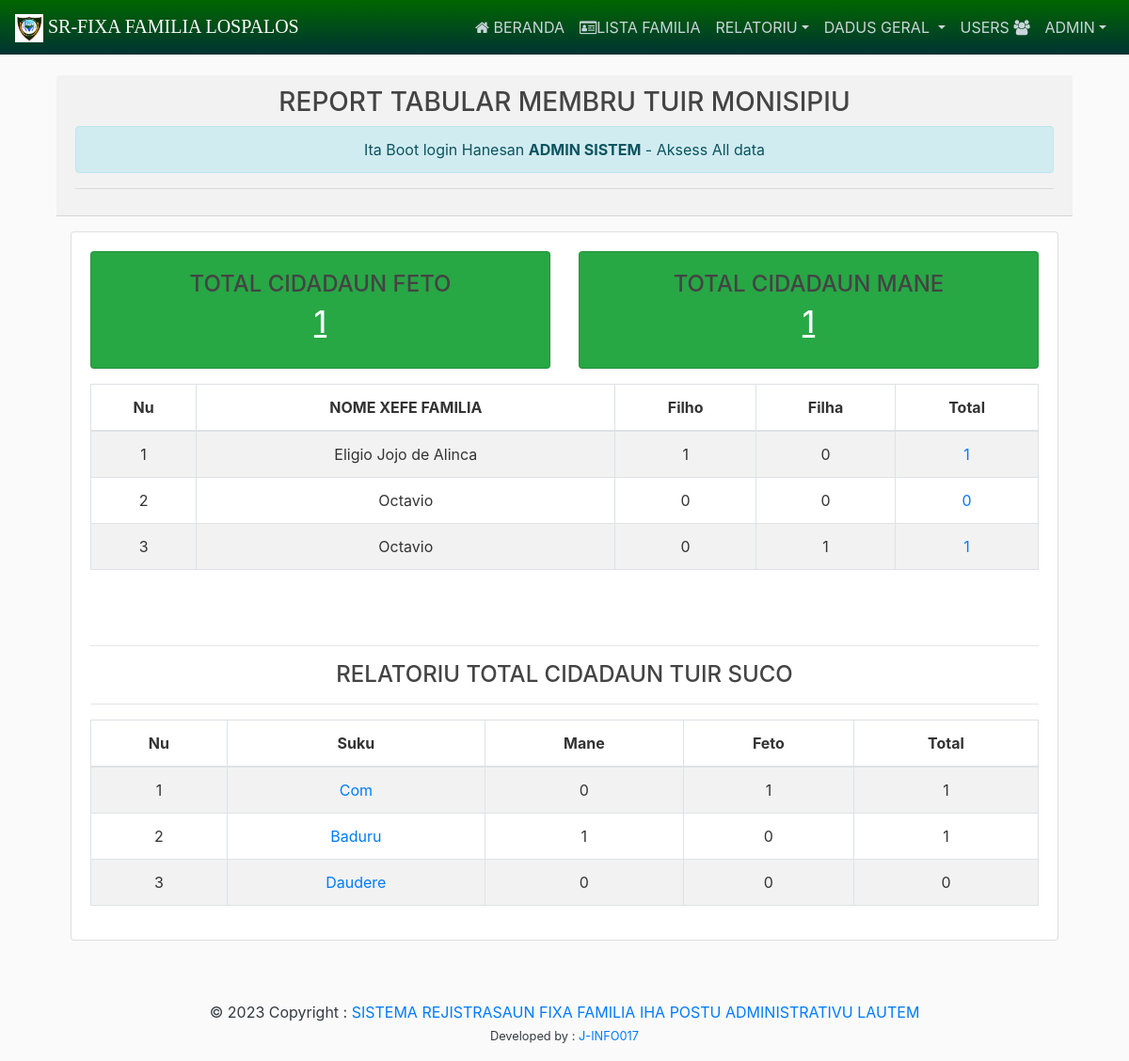
/Report/Report-Tabular-Candidatos-munisipiu/ (signed in), run on the app's committed database.
### FixaApp/models.py (models this page shows, shortened)
class ChefeFamilia(models.Model):
	municipality = models.ForeignKey(Municipality, on_delete=models.CASCADE,null=True,verbose_name="Munisipiu")
	administrativepost = models.ForeignKey(AdministrativePost, on_delete=models.CASCADE,null=True,verbose_name="Postu Administrativu")
	village = models.ForeignKey(Village, on_delete=models.CASCADE,null=True,verbose_name="Suku")
	tinan  = models.ForeignKey(Tinan, on_delete=models.CASCADE, null=True, blank=True)
	nu_Fixa = models.CharField(max_length=50, null=True, blank=True)
	xefe_Familia = models.CharField(max_length=100,null=True)
	aldeia = models.ForeignKey(Aldeia, on_delete=models.CASCADE,null=True,blank=True)
	image = models.ImageField(upload_to='XefeFamilia/', null=True,blank=True)

### custom/models.py (models this page shows, shortened)
class Village(models.Model):
	administrativepost = models.ForeignKey(AdministrativePost, on_delete=models.CASCADE, null=True)
	name = models.CharField(max_length=100)

### report/views.py (the view, shortened to what this page needs)
# urls.py: path('Report-Tabular-Candidatos-munisipiu/', ReportTabular, name="ReportTabular"),
@login_required()
def ReportTabular(request):  # Changed from 'filters' to 'request' for standard Django practice
    is_admin = request.user.is_superuser
    if is_admin:
        total_seksu_Mane = DetCidadaun.objects.filter(seksu="Mane").count()
        total_seksu_Feto = DetCidadaun.objects.filter(seksu="Feto").count()
        data_suco = Village.objects.all()
        data_mun = ChefeFamilia.objects.all()
    loopingCandidatoseksu = []
    for family in data_mun:
        total_Mane = DetCidadaun.objects.filter(
            chafeFAmila_id=family.id,
            seksu="Mane"
        ).count()
        total_Feto = DetCidadaun.objects.filter(
            chafeFAmila_id=family.id,
            seksu="Feto"
        ).count()
        total_estudante = DetCidadaun.objects.filter(
            chafeFAmila_id=family.id
        ).count()
        loopingCandidatoseksu.append({
            'id': family.id,
            'xefe_Familia': family.xefe_Familia,
            'total_seksu_Mane': total_Mane,
            'total_seksu_Feto': total_Feto,
            'total_estudante': total_estudante,
        })
    loopingMembruFamiliaTuirSuco = []
    for village in data_suco:
        total_M = DetCidadaun.objects.filter(
            village_id=village.id,
            seksu="Mane"
        ).count()
        total_F = DetCidadaun.objects.filter(
            village_id=village.id,
            seksu="Feto"
        ).count()
        total = DetCidadaun.objects.filter(
            village_id=village.id
        ).count()
        loopingMembruFamiliaTuirSuco.append({
            'id': village.id,
            'name': village.name,
            'total_M': total_M,
            't_Feto': total_F,
            'total': total,
        })
    context = {
        "title": "REPORT TABULAR MEMBRU TUIR MONISIPIU",
        'konfigurasaunActive': "active",
        "data_mun": data_mun,
        'data_suco': data_suco,
        "loopingCandidatoseksu": loopingCandidatoseksu,
        "loopingMembruFamiliaTuirSuco": loopingMembruFamiliaTuirSuco,
        "total_seksu_Mane": total_seksu_Mane,
        "total_seksu_Feto": total_seksu_Feto,
        "is_admin": is_admin,
    }
    return render(request, 'tabular/ReportTabular.html', context)

### report/templates/tabular/ReportTabular.html (shortened to what this page needs)
{% extends 'main/layout.html' %}
{% load static %}
{% block content %}
<div class="container mt-3">
    <div class="card">
        <div class="card-body">
            <div class="row">
                <div class="col-sm-6">
                    <div class="card text-white bg-success mb-3">
                        <div class="card-body text-center">
                            <h4>TOTAL CIDADAUN FETO</h4>
                            <h2>
                                <a href="#" target="_blank" class="text-white" style="text-decoration: underline;">
                                    {{ total_seksu_Feto }}
                                </a>
                            </h2>
                        </div>
                    </div>
                </div>
                <div class="col-sm-6">
                    <div class="card text-white bg-success mb-3">
                        <div class="card-body text-center">
                            <h4>TOTAL CIDADAUN MANE</h4>
                            <h2>
                                <a href="#" class="text-white" style="text-decoration: underline;">
                                    {{ total_seksu_Mane }}
                                </a>
                            </h2>
                        </div>
                    </div>
                </div>
            </div>
            <div class="table-responsive">
                <table id="example1" class="table table-bordered table-striped w-100">
                    <thead>
                        <tr class="text-center">
                            <th>Nu</th>
                            <th>NOME XEFE FAMILIA</th>
                            <th>Filho</th>
                            <th>Filha</th>
                            <th>Total</th>
                        </tr>
                    </thead>
                    <tbody>
                        {% for xx in loopingCandidatoseksu %}
                        <tr class="text-center">
                            <td>{{ forloop.counter }}</td>
                            <td>{{ xx.xefe_Familia }}</td>
                            <td>{{ xx.total_seksu_Mane|default:"0" }}</td>
                            <td>{{ xx.total_seksu_Feto|default:"0" }}</td>
                            <td><a href="{% url 'PrintFixa' xx.id %}">{{ xx.total_estudante|default:"0" }}</a></td>
                        </tr>
                        {% endfor %}
                    </tbody>
                </table>
            </div>
            <br><br>
            <hr>
            <h4 class="text-center">
                RELATORIU TOTAL CIDADAUN TUIR SUCO
            </h4>
            <hr>
            <div class="table-responsive">
                <table id="example" class="table table-bordered table-striped w-100">
                    <thead>
                        <tr class="text-center">
                            <th>Nu</th>
                            <th>Suku</th>
                            <th>Mane</th>
                            <th>Feto</th>
                            <th>Total</th>
                        </tr>
                    </thead>
                    <tbody>
                        {% for xx in loopingMembruFamiliaTuirSuco %}
                        <tr class="text-center">
                            <td>{{ forloop.counter }}</td>
                            <td><a href="{% url 'public_membruFamilia_suku_aldeia' xx.id %}">{{ xx.name }}</a></td>
                            <td>{{ xx.total_M|default:"0" }}</td>
                            <td>{{ xx.t_Feto|default:"0" }}</td>
                            <td>{{ xx.total|default:"0" }}</td>
                        </tr>
                        {% endfor %}
                    </tbody>
                </table>
            </div>
        </div>
    </div>
</div>
{% endblock %}

### main/templates/main/navbarAdminNacional.html (shortened to what this page needs)
		<div class="collapse navbar-collapse" id="navbarsExampleDefault">
			<ul class="navbar-nav ml-auto">
				<li class="nav-item"><a class="nav-link" href="{% url 'home' %}"><i class="fa fa-home"></i> BERANDA </a></li>
				<li class="nav-item"><a class="nav-link" href="{% url 'ListaXefeFamilia' %}"><i class="fa fa-id-card-o"></i>LISTA FAMILIA</a></li>
			        <li class="nav-item dropdown">
			        <a class="nav-link dropdown-toggle" href="#" id="profile" data-toggle="dropdown" aria-haspopup="true" aria-expanded="false"> RELATORIU</a>
			          </li>
				<li class="nav-item dropdown">
					<a class="nav-link dropdown-toggle" href="#" id="profile" data-toggle="dropdown" aria-haspopup="true" aria-expanded="false"> DADUS GERAL </a>
			    </li>
			    <li class="nav-item"><a class="nav-link" href="{% url 'userlist' %}">USERS <i class="fa fa-users"></i></a></li>
				<li class="nav-item dropdown">
					<a class="nav-link dropdown-toggle" href="#" id="profile" data-toggle="dropdown" aria-haspopup="true" aria-expanded="false">{{ request.user.username|upper }}</a>
				</li>
			</ul>
		</div>

### static/main/css/main.css (style rules this page uses)
body { background: #fafafa; color: #333333; margin-top: 5rem; }
h1, h2, h3, h4, h5, h6 { color: #444444; }
.site-header .navbar-nav { color: #cbd5db; }
.site-header .navbar-nav .nav-link { color: #cbd5db; padding-right: .5rem !important; padding-left: .5rem !important; }

### data on the page
ChefeFamilia: xefe_Familia "Eligio Jojo de Alinca"
ChefeFamilia: xefe_Familia "Octavio"
ChefeFamilia: xefe_Familia "Octavio"
Village: name "Com"
Village: name "Baduru"
Village: name "Daudere"

### other printed values
{{ request.user.username|upper }} "ADMIN"
{{ title|upper }} "REPORT TABULAR MEMBRU TUIR MONISIPIU"
{{ total_seksu_Feto }} "1"
{{ total_seksu_Mane }} "1"
{{ xx.total_seksu_Mane|default:"0" }} "1" "0" "0"
{{ xx.total_seksu_Feto|default:"0" }} "0" "0" "1"
{{ xx.total_estudante|default:"0" }} "1" "0" "1"
{{ xx.total_M|default:"0" }} "0" "1" "0"
{{ xx.t_Feto|default:"0" }} "1" "0" "0"
{{ xx.total|default:"0" }} "1" "1" "0"
